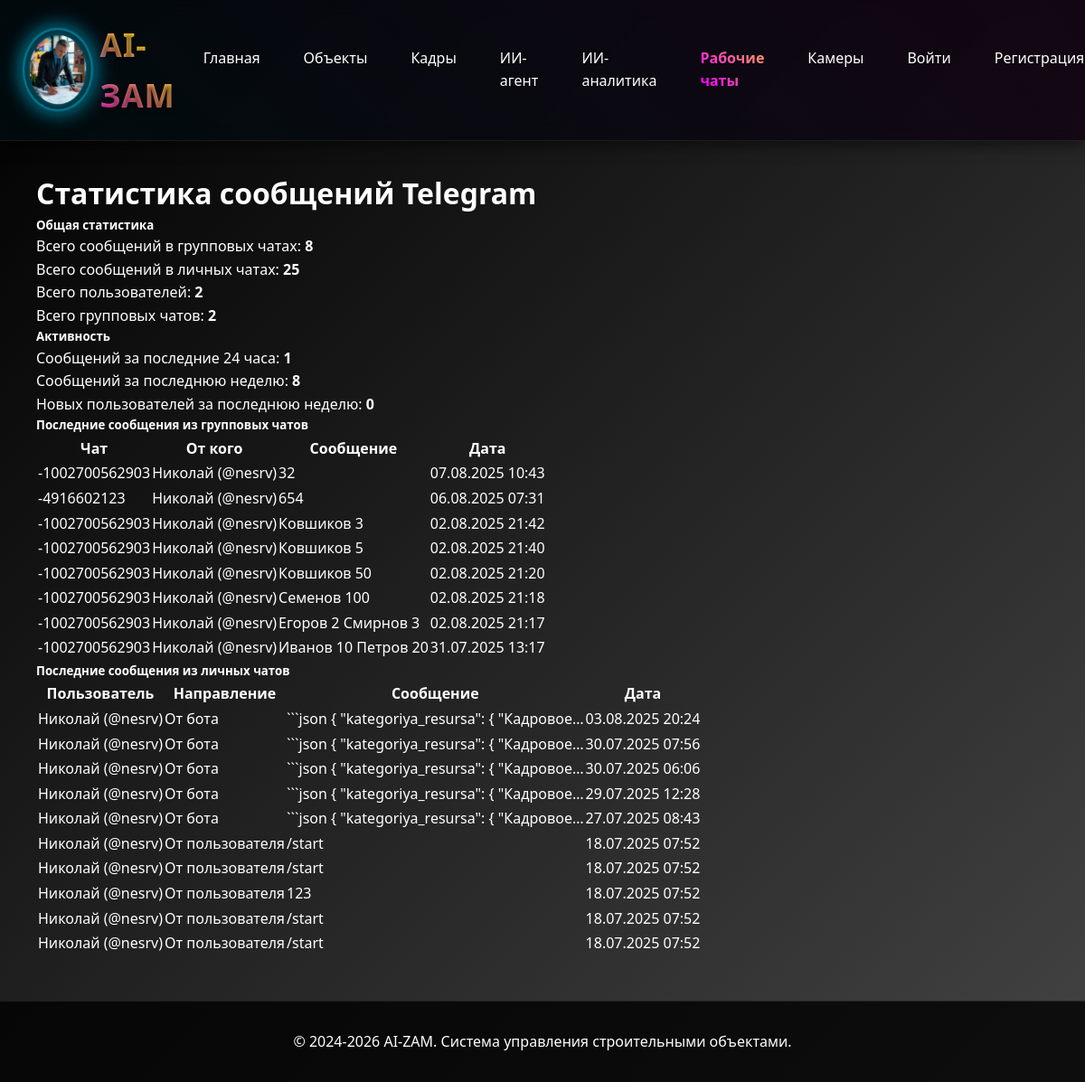
/telegram/stats/, run on the app's committed database.
### telegrambot/models.py (models this page shows, shortened)
class ChatMessage(models.Model):
    chat_id = models.CharField(max_length=255, verbose_name="ID чата")
    message_text = models.TextField(verbose_name="Текст сообщения")
    from_user = models.CharField(max_length=255, verbose_name="От пользователя")
    created_at = models.DateTimeField(auto_now_add=True, verbose_name="Дата создания")
    message_id = models.BigIntegerField(null=True, blank=True, verbose_name="ID сообщения")
    reply_to_message_id = models.BigIntegerField(null=True, blank=True, verbose_name="ID сообщения, на которое отвечают")
    forward_from = models.JSONField(null=True, blank=True, verbose_name="Информация о пересланном сообщении")
    class Meta:
        verbose_name = "Сообщение чата"
        verbose_name_plural = "Сообщения чатов"
        ordering = ['-created_at']
        indexes = [
            models.Index(fields=['chat_id']),
            models.Index(fields=['message_id']),
        ]

class TelegramMessage(models.Model):
    MESSAGE_TYPES = [
        ('text', 'Текст'),
        ('command', 'Команда'),
        ('button', 'Кнопка'),
    ]
    user = models.ForeignKey(TelegramUser, on_delete=models.CASCADE, related_name='messages', verbose_name="Пользователь")
    message_type = models.CharField(max_length=10, choices=MESSAGE_TYPES, default='text', verbose_name="Тип сообщения")
    content = models.TextField(verbose_name="Содержание")
    is_from_user = models.BooleanField(default=True, verbose_name="От пользователя")
    created_at = models.DateTimeField(auto_now_add=True, verbose_name="Дата создания")
    class Meta:
        verbose_name = "Сообщение Telegram"
        verbose_name_plural = "Сообщения Telegram"
        ordering = ['created_at']

class TelegramUser(models.Model):
    telegram_id = models.BigIntegerField(unique=True, verbose_name="Telegram ID")
    username = models.CharField(max_length=100, blank=True, null=True, verbose_name="Username")
    first_name = models.CharField(max_length=100, blank=True, null=True, verbose_name="Имя")
    last_name = models.CharField(max_length=100, blank=True, null=True, verbose_name="Фамилия")
    is_active = models.BooleanField(default=True, verbose_name="Активен")
    created_at = models.DateTimeField(auto_now_add=True, verbose_name="Дата регистрации")
    updated_at = models.DateTimeField(auto_now=True, verbose_name="Дата обновления")
    class Meta:
        verbose_name = "Пользователь Telegram"
        verbose_name_plural = "Пользователи Telegram"

### telegrambot/views_stats.py (the view)
# urls.py: path('stats/', messages_stats, name='messages_stats'),
def messages_stats(request):
    try:
        chat_messages_count = ChatMessage.objects.count()
        telegram_messages_count = TelegramMessage.objects.count()
        users_count = TelegramUser.objects.count()
        chats_count = ChatMessage.objects.values('chat_id').distinct().count()
        day_ago = timezone.now() - timedelta(days=1)
        week_ago = timezone.now() - timedelta(days=7)
        messages_today = (
            ChatMessage.objects.filter(created_at__gte=day_ago).count() +
            TelegramMessage.objects.filter(created_at__gte=day_ago).count()
        )
        messages_week = (
            ChatMessage.objects.filter(created_at__gte=week_ago).count() +
            TelegramMessage.objects.filter(created_at__gte=week_ago).count()
        )
        new_users_week = TelegramUser.objects.filter(created_at__gte=week_ago).count()
        recent_chat_messages = ChatMessage.objects.order_by('-created_at')[:10]
        recent_telegram_messages = TelegramMessage.objects.select_related('user').order_by('-created_at')[:10]
        context = {
            'chat_messages_count': chat_messages_count,
            'telegram_messages_count': telegram_messages_count,
            'users_count': users_count,
            'chats_count': chats_count,
            'messages_today': messages_today,
            'messages_week': messages_week,
            'new_users_week': new_users_week,
            'recent_chat_messages': recent_chat_messages,
            'recent_telegram_messages': recent_telegram_messages
        }
        return render(request, 'telegrambot/messages_stats.html', context)
    except Exception as e:
        logger.error(f"Ошибка получения статистики сообщений: {e}")
        return JsonResponse({'error': str(e)}, status=500)

### telegrambot/templates/telegrambot/messages_stats.html (shortened to what this page needs)
{% extends 'base/base.html' %}
{% block content %}
<div class="container mt-4">
    <h1>Статистика сообщений Telegram</h1>
    <div class="row mb-4">
        <div class="col-md-6">
            <div class="card">
                <div class="card-body">
                    <h5 class="card-title">Общая статистика</h5>
                    <p class="card-text">Всего сообщений в групповых чатах: <strong>{{ chat_messages_count }}</strong></p>
                    <p class="card-text">Всего сообщений в личных чатах: <strong>{{ telegram_messages_count }}</strong></p>
                    <p class="card-text">Всего пользователей: <strong>{{ users_count }}</strong></p>
                    <p class="card-text">Всего групповых чатов: <strong>{{ chats_count }}</strong></p>
                </div>
            </div>
        </div>
        <div class="col-md-6">
            <div class="card">
                <div class="card-body">
                    <h5 class="card-title">Активность</h5>
                    <p class="card-text">Сообщений за последние 24 часа: <strong>{{ messages_today }}</strong></p>
                    <p class="card-text">Сообщений за последнюю неделю: <strong>{{ messages_week }}</strong></p>
                    <p class="card-text">Новых пользователей за последнюю неделю: <strong>{{ new_users_week }}</strong></p>
                </div>
            </div>
        </div>
    </div>
    <div class="row mb-4">
        <div class="col-md-12">
            <div class="card">
                <div class="card-header">
                    <h5>Последние сообщения из групповых чатов</h5>
                </div>
                <div class="card-body">
                    <div class="table-responsive">
                        <table class="table table-striped">
                            <thead>
                                <tr>
                                    <th>Чат</th>
                                    <th>От кого</th>
                                    <th>Сообщение</th>
                                    <th>Дата</th>
                                </tr>
                            </thead>
                            <tbody>
                                {% for message in recent_chat_messages %}
                                <tr>
                                    <td>{{ message.chat_id }}</td>
                                    <td>{{ message.from_user }}</td>
                                    <td>{{ message.message_text|truncatechars:50 }}</td>
                                    <td>{{ message.created_at|date:"d.m.Y H:i" }}</td>
                                </tr>
                                {% empty %}
                                <tr>
                                    <td colspan="4" class="text-center">Нет сообщений</td>
                                </tr>
                                {% endfor %}
                            </tbody>
                        </table>
                    </div>
                </div>
            </div>
        </div>
    </div>
    <div class="row">
        <div class="col-md-12">
            <div class="card">
                <div class="card-header">
                    <h5>Последние сообщения из личных чатов</h5>
                </div>
                <div class="card-body">
                    <div class="table-responsive">
                        <table class="table table-striped">
                            <thead>
                                <tr>
                                    <th>Пользователь</th>
                                    <th>Направление</th>
                                    <th>Сообщение</th>
                                    <th>Дата</th>
                                </tr>
                            </thead>
                            <tbody>
                                {% for message in recent_telegram_messages %}
                                <tr>
                                    <td>{{ message.user.first_name }} {% if message.user.username %}(@{{ message.user.username }}){% endif %}</td>
                                    <td>{% if message.is_from_user %}От пользователя{% else %}От бота{% endif %}</td>
                                    <td>{{ message.content|truncatechars:50 }}</td>
                                    <td>{{ message.created_at|date:"d.m.Y H:i" }}</td>
                                </tr>
                                {% empty %}
                                <tr>
                                    <td colspan="4" class="text-center">Нет сообщений</td>
                                </tr>
                                {% endfor %}
                            </tbody>
                        </table>
                    </div>
                </div>
            </div>
        </div>
    </div>
</div>
{% endblock %}

### data on the page
ChatMessage: chat_id "-1002700562903", from_user "Николай (@nesrv)", message_text "32", created_at "07.08.2025 10:43"
ChatMessage: chat_id "-4916602123", from_user "Николай (@nesrv)", message_text "654", created_at "06.08.2025 07:31"
ChatMessage: chat_id "-1002700562903", from_user "Николай (@nesrv)", message_text "Ковшиков 3", created_at "02.08.2025 21:42"
ChatMessage: chat_id "-1002700562903", from_user "Николай (@nesrv)", message_text "Ковшиков 5", created_at "02.08.2025 21:40"
ChatMessage: chat_id "-1002700562903", from_user "Николай (@nesrv)", message_text "Ковшиков 50", created_at "02.08.2025 21:20"
ChatMessage: chat_id "-1002700562903", from_user "Николай (@nesrv)", message_text "Семенов 100", created_at "02.08.2025 21:18"
ChatMessage: chat_id "-1002700562903", from_user "Николай (@nesrv)", message_text "Егоров 2 Смирнов 3", created_at "02.08.2025 21:17"
ChatMessage: chat_id "-1002700562903", from_user "Николай (@nesrv)", message_text "Иванов 10 Петров 20", created_at "31.07.2025 13:17"
TelegramMessage: user.first_name "Николай", user.username "nesrv", is_from_user "От бота", content "```json { \"kategoriya_resursa\": { \"Кадровое…", created_at "03.08.2025 20:24"
TelegramMessage: user.first_name "Николай", user.username "nesrv", is_from_user "От бота", content "```json { \"kategoriya_resursa\": { \"Кадровое…", created_at "30.07.2025 07:56"
TelegramMessage: user.first_name "Николай", user.username "nesrv", is_from_user "От бота", content "```json { \"kategoriya_resursa\": { \"Кадровое…", created_at "30.07.2025 06:06"
TelegramMessage: user.first_name "Николай", user.username "nesrv", is_from_user "От бота", content "```json { \"kategoriya_resursa\": { \"Кадровое…", created_at "29.07.2025 12:28"
TelegramMessage: user.first_name "Николай", user.username "nesrv", is_from_user "От бота", content "```json { \"kategoriya_resursa\": { \"Кадровое…", created_at "27.07.2025 08:43"
TelegramMessage: user.first_name "Николай", user.username "nesrv", is_from_user "От пользователя", content "/start", created_at "18.07.2025 07:52"
TelegramMessage: user.first_name "Николай", user.username "nesrv", is_from_user "От пользователя", content "/start", created_at "18.07.2025 07:52"
TelegramMessage: user.first_name "Николай", user.username "nesrv", is_from_user "От пользователя", content "123", created_at "18.07.2025 07:52"
TelegramMessage: user.first_name "Николай", user.username "nesrv", is_from_user "От пользователя", content "/start", created_at "18.07.2025 07:52"
TelegramMessage: user.first_name "Николай", user.username "nesrv", is_from_user "От пользователя", content "/start", created_at "18.07.2025 07:52"

### other printed values
{{ chat_messages_count }} "8"
{{ telegram_messages_count }} "25"
{{ users_count }} "2"
{{ chats_count }} "2"
{{ messages_today }} "1"
{{ messages_week }} "8"
{{ new_users_week }} "0"
